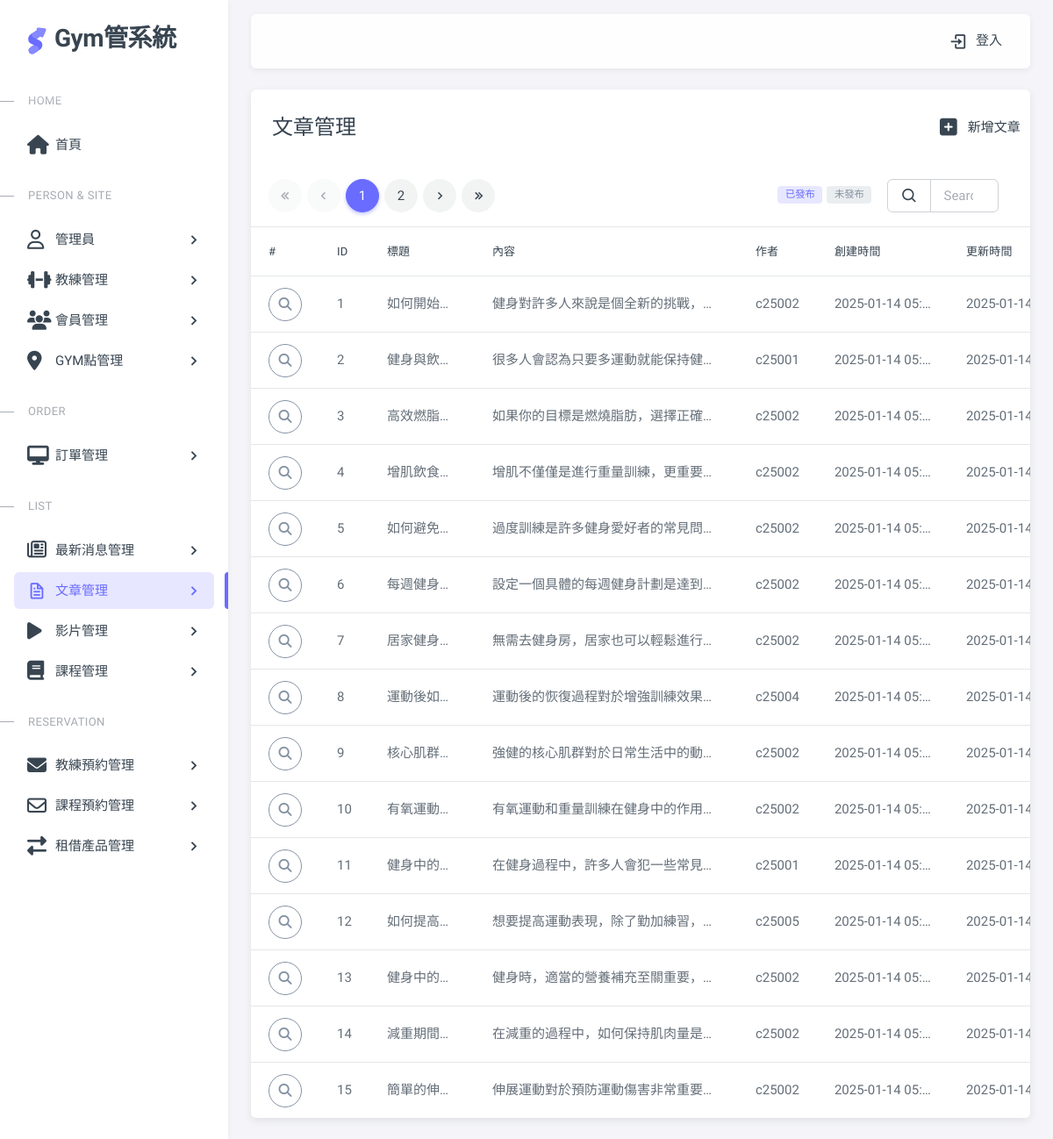
Page /pages/article.php on the committed database.
### tables this page shows
CREATE TABLE articles (
    article_id INTEGER PRIMARY KEY auto_increment,
    title VARCHAR(255),
    content TEXT,
    author_id VARCHAR(50),
    uploadStatus INTEGER,
    created_at TIMESTAMP DEFAULT CURRENT_TIMESTAMP,
    updated_at TIMESTAMP DEFAULT CURRENT_TIMESTAMP
);

### pages/article.php (the view, shortened to what this page needs)
<?php require __DIR__ . '/includes/init.php';?>
<?php
$pageName="article";
$perPage = 15;
$page = isset($_GET['page']) ? intval($_GET['page']) : 1;
$where =" WHERE 1 ";
$t_sql = "SELECT count(*) FROM articles $where";
$totalRows = $pdo->query($t_sql)->fetch(PDO::FETCH_NUM)[0];
if($totalRows>0){
  $sql = sprintf("SELECT * FROM `articles` %s
  LIMIT %s, %s", $where,
  ($page -1) * $perPage,
  $perPage);
  $rows = $pdo->query($sql)->fetchAll();
}
$totalPages = ceil($totalRows/$perPage);
?>
<?php include __DIR__ . '/includes/html-header.php'; ?>
<?php include __DIR__ . '/includes/html-sidebar.php'; ?>
<?php include __DIR__ . '/includes/html-layout-navbar.php'; ?>
<?php include __DIR__ . '/includes/html-content wrapper-start.php'; ?>
<div class="card">
  <div class="row">
    <div class="col-10">
      <h4 class="card-header">文章管理</h4>
    </div>
    <div class="col-2 card-header d-flex align-items-center justify-content-center">
      <a href="article-add.php" class="nav-link">
        <span class="d-none d-sm-block">
        <i class="fa-solid fa-square-plus fa-xl mx-3"></i>新增文章</span>
      </a>
    </div>
  </div>
  <div class="row">
      <div class="col-lg-8 mx-5 ">
        <div class="demo-inline-spacing">
          <nav aria-label="Page navigation ">
            <ul class="pagination">
              <li class="page-item first" <?=$page==1?'disabled':''?> >
                <a class="page-link" href="?page=1"><i class="tf-icon bx bx-chevrons-left bx-sm"></i></a>
              </li>
              <li class="page-item prev <?=$page==1?'disabled':''?>">
                <a class="page-link" href="?page=<?=$page-1?>">
                  <i class="tf-icon bx bx-chevron-left bx-sm"></i>
                </a>
              </li>
              <?php for($i = 1; $i <= $totalPages; $i++):
                  $qs = array_filter($_GET);
                  $qs['page']= $i ?>
                <li class="page-item <?=$page == $i?'active':''?> ">
                  <a class="page-link" href="?<?=http_build_query($qs)?>"><?=$i?></a>
                </li>
              <?php endfor;?>
              <li class="page-item next <?=$page==$totalPages?'disabled':''?>" >
                <a class="page-link" href="?page=<?=$page+1?>"><i class="tf-icon bx bx-chevron-right bx-sm"></i></a>
              </li>
              <li class="page-item last" <?=$page==$totalPages?'disabled':''?>>
                <a class="page-link" href="?page=<?=$totalPages?>"><i class="tf-icon bx bx-chevrons-right bx-sm"></i></a>
              </li>
            </ul>
          </nav>
        </div>
      </div>
      <div class="col-lg-1 d-flex align-items-center justify-content-end p-0">
        <div class="btn-group " role="group" aria-label="Basic example">
            <button type="button" class="btn btn-sm btn-outline-white p-0" id="filter-published">
              <span class="badge bg-label-primary  me-1 " data-status= 1>已發布</span>
            </button>
            <button type="button" class="btn btn-sm btn-outline-white p-0" id="filter-unpublished">
              <span class="badge bg-label-secondary me-1" data-status= 0 >未發布</span>
            </button>
        </div>
      </div>
      <div class="col-lg-2 me-5  d-flex align-items-center justify-content-end">
        <form class="d-flex  ">
            <div class="input-group">
                  <button class="input-group-text">
                    <i class="tf-icons bx bx-search"></i>
                  </button>
              <input type="search" class="form-control" placeholder="Search..." name="keyword" value="<?=empty($_GET['keyword'])?'':htmlentities($_GET['keyword'])?>">
            </div>
        </form>
      </div>
    </div>
  <?php if($totalRows>0):?>
  <div class="table-responsive text-nowrap">
    <table class="table table-hover">
      <thead>
        <tr>
          <th>#</th>
          <th>ID</th>
          <th>標題</th>
          <th>內容</th>
          <th>作者</th>
          <th>創建時間</th>
          <th>更新時間</th>
        </tr>
      </thead>
      <tbody class="table-border-bottom-0">
        <?php foreach($rows as $v):?>
        <tr>
          <td><button type="button" class="btn rounded-pill btn-icon btn-outline-secondary" data-bs-toggle="modal"  data-bs-target="#exLargeModal"  data-article-id="<?=$v['article_id']?>" id="viewBtn">
            <i class="fa-solid fa-magnifying-glass"></i>
          </button></td>
          <td title="<?=$v['article_id']?>"><?=$v['article_id']?></td>
          <td style="max-width: 120px" title="<?=$v['title']?>"><?=$v['title']?></td>
          <td style="max-width: 300px" title="<?=htmlentities($v['content'])?>">
            <?=htmlentities($v['content'])?></td>
          <td title="<?=$v['author_id']?>"><?=$v['author_id']?></td>
          <td style="max-width: 150px" title="<?=$v['created_at']?>"><?=$v['created_at']?></td>
          <td style="max-width: 150px" title="<?=$v['updated_at']?>"><?=$v['updated_at']?></td>
        </tr>
        <?php endforeach;?>
      </tbody>
    </table>
  </div>
  <?php endif?>
</div>
        </div>
<?php include __DIR__ . '/includes/html-content wrapper-end.php'; ?>
<?php include __DIR__ . '/includes/html-footer.php'; ?>

### pages/includes/html-header.php (shortened to what this page needs)
<!DOCTYPE html>
<html lang="en" class="light-style layout-menu-fixed layout-compact " dir="ltr" data-theme="theme-default" data-assets-path="../assets/" data-template="vertical-menu-template-free" data-style="light">
  <head>
    <link rel="stylesheet" href="https://cdnjs.cloudflare.com/ajax/libs/font-awesome/6.7.2/css/all.min.css">
    <link rel="stylesheet" href="../assets/vendor/fonts/boxicons.css" />
    <link rel="stylesheet" href="../assets/vendor/css/core.css" class="template-customizer-core-css" />
    <link rel="stylesheet" href="../assets/vendor/css/theme-default.css" class="template-customizer-theme-css" />
    <link rel="stylesheet" href="../assets/css/demo.css" />
    <link rel="stylesheet" href="../assets/vendor/libs/perfect-scrollbar/perfect-scrollbar.css" />
</head>

### pages/includes/html-sidebar.php (shortened to what this page needs)
<body>
<div class="layout-wrapper layout-content-navbar  ">
  <div class="layout-container">
<aside id="layout-menu" class="layout-menu menu-vertical menu bg-menu-theme">
  <div class="app-brand demo ">
    <a href="home.php" class="app-brand-link">
    <span class="app-brand-logo demo">
    </span>
    <span class="app-brand-text demo menu-text fw-bold ms-2">Gym管系統</span>
    </a>
  </div>
  <div class="menu-inner-shadow"></div>
  <ul class="menu-inner py-1">
    <li class="menu-header small text-uppercase">
      <span class="menu-header-text">home</span>
    </li>
    <li class="menu-item <?= $pageName =='home' ? 'active' : '' ?>">
      <a href="home.php" target="_blank" class="menu-link   ">
        <i class="menu-icon fa-solid fa-house fa-2xs"></i>
        <div class="text-truncate" data-i18n="Support">首頁</div>
      </a>
    </li>
    <li class="menu-header small text-uppercase">
      <span class="menu-header-text">Person & Site</span>
    </li>
    <li class="menu-item <?= in_array($pageName, ['gymAdmin', 'gymAdmin-add', 'gymAdmin-edit']) ? 'active' : '' ?>">
      <a href="gymAdmin.php" target="_blank" class="menu-link  menu-toggle">
        <i class="menu-icon fa-regular fa-user fa-2xs"></i>
        <div class="text-truncate" data-i18n="Support">管理員</div>
      </a>
    </li>
    <li class="menu-item <?= in_array($pageName, ['coach', 'coach-add', 'coach-edit']) ? 'active' : '' ?>">
      <a href="coach.php" target="_blank" class="menu-link  menu-toggle">
        <i class="menu-icon fa-solid fa-dumbbell fa-2xs"></i>
        <div class="text-truncate" data-i18n="Support">教練管理</div>
      </a>
    </li>
    <li class="menu-item <?= in_array($pageName, ['gymMember', 'gymMember-add', 'gymMember-edit']) ? 'active' : '' ?>">
      <a href="gymMember.php" target="_blank" class="menu-link  menu-toggle">
        <i class="menu-icon fa-solid fa-users fa-2xs"></i>
        <div class="text-truncate" data-i18n="Support">會員管理</div>
      </a>
    </li>
    <li class="menu-item <?= in_array($pageName, ['gymSite', 'gymSite-add', 'gymSite-edit']) ? 'active' : '' ?>">
      <a href="#" target="_blank" class="menu-link  menu-toggle">
        <i class="menu-icon fa-solid fa-location-dot fa-2xs"></i>
        <div class="text-truncate" data-i18n="Support">GYM點管理</div>
      </a>
    </li>
    <li class="menu-header small text-uppercase">
      <span class="menu-header-text">Order</span>
    </li>
    <li class="menu-item <?= in_array($pageName, ['order', 'order-add', 'order-edit']) ? 'active' : '' ?>">
      <a href="order.php" target="_blank" class="menu-link  menu-toggle">
        <i class="menu-icon fa-solid fa-desktop fa-2xs"></i>
        <div class="text-truncate" data-i18n="Support">訂單管理</div>
      </a>
    </li>
    <li class="menu-header small text-uppercase">
      <span class="menu-header-text">list</span>
    </li>
    <li class="menu-item  <?= in_array($pageName, ['gymNews', 'gymNews-add', 'gymNews-edit']) ? 'active' : '' ?>">
      <a href="gymNews.php" class="menu-link  menu-toggle">
        <i class="menu-icon fa-regular fa-newspaper fa-2xs"></i>
        <div class="text-truncate" data-i18n="Support">最新消息管理</div>
      </a>
    </li>
    <li class="menu-item <?= in_array($pageName, ['article', 'article-add', 'article-edit']) ? 'active' : '' ?>">
      <a href="article.php" target="_blank" class="menu-link  menu-toggle">
        <i class="menu-icon tf-icons bx bx-file"></i>
        <div class="text-truncate" data-i18n="Support">文章管理</div>
      </a>
    </li>
    <li class="menu-item <?= in_array($pageName, ['videos', 'videos-add', 'videos-edit']) ? 'active' : '' ?>">
      <a href="videos.php" target="_blank" class="menu-link  menu-toggle">
        <i class="menu-icon fa-solid fa-play fa-xs"></i>
        <div class="text-truncate" data-i18n="Support">影片管理</div>
      </a>
    </li>
    <li class="menu-item <?= in_array($pageName, ['class', 'class-add', 'class-edit']) ? 'active' : '' ?>">
      <a href="class.php" target="_blank" class="menu-link  menu-toggle">
        <i class="menu-icon fa-solid fa-book fa-2xs"></i>
        <div class="text-truncate" data-i18n="Support">課程管理</div>
      </a>
    </li>
    <li class="menu-header small text-uppercase">
      <span class="menu-header-text"> Reservation</span>
    </li>
    <li class="menu-item <?= in_array($pageName, ['reserveCoach', 'reserveCoach-add', 'reserveCoach-edit']) ? 'active' : '' ?>">
      <a href="reserveCoach.php" target="_blank" class="menu-link  menu-toggle">
        <i class="menu-icon fa-solid fa-envelope fa-2xs"></i>
        <div class="text-truncate" data-i18n="Support">教練預約管理</div>
      </a>
      </li>
    <li class="menu-item  <?= in_array($pageName, ['appointmentsClass', 'appointmentsClass-add', 'appointmentsClass-edit']) ? 'active' : '' ?>">
        <a href="appointmentsClass.php" target="_blank" class="menu-link  menu-toggle">
          <i class="menu-icon fa-regular fa-envelope"></i>
          <div class="text-truncate" data-i18n="Support">課程預約管理</div>
        </a>
    </li>
    <li class="menu-item  <?= in_array($pageName, ['products', 'products-add', 'products-edit']) ? 'active' : '' ?>">
      <a href="products.php" target="_blank" class="menu-link  menu-toggle">
        <i class="menu-icon fa-solid fa-right-left fa-2xs"></i>
        <div class="text-truncate" data-i18n="Support">租借產品管理</div>
      </a>
    </li>
  </ul>
</aside>

### pages/includes/html-layout-navbar.php (shortened to what this page needs)
<div class="layout-page">
      <nav class="layout-navbar container-xxl navbar navbar-expand-xl navbar-detached align-items-center bg-navbar-theme" id="layout-navbar">
            <div class="navbar-nav-right d-flex align-items-center" id="navbar-collapse">
              <ul class="navbar-nav flex-row align-items-center ms-auto">
                <li class="nav-item">
                  <a class="nav-link" href="login.php">
                      <i class="menu-icon bx bx-log-in me-2"></i>登入
                  </a>
              </li>
              </ul>
            </div>
        </nav>

### pages/includes/html-content wrapper-start.php
 <div class="content-wrapper">
<div class="container-xxl flex-grow-1 container-p-y">

### pages/includes/html-content wrapper-end.php (shortened to what this page needs)
</div>
        </div>
      </div>
    </div>

### pages/includes/html-footer.php
</body>
</html>

### assets/css/demo.css (style rules this page uses)
.menu .app-brand.demo { height: 64px; margin-top: 12px; }
.app-brand-logo.demo svg { width: 22px; height: 38px; }
.app-brand-text.demo { font-size: 1.75rem; letter-spacing: -0.5px; }
.demo-inline-spacing > * { margin: 1rem 0.375rem 0 0 !important; }

### pages/article.php (style rules this page uses)
td { overflow: hidden; text-overflow: ellipsis; white-space: nowrap; }

### rows in the picture
articles: article_id "1", title "如何開始…", content "健身對許多人來說是個全新的挑戰，…", author "c25002", created_at "2025-01-14 05…", updated_at "2025-01-14 05…"
articles: article_id "2", title "健身與飲…", content "很多人會認為只要多運動就能保持健…", author "c25001", created_at "2025-01-14 05…", updated_at "2025-01-14 05…"
articles: article_id "3", title "高效燃脂…", content "如果你的目標是燃燒脂肪，選擇正確…", author "c25002", created_at "2025-01-14 05…", updated_at "2025-01-14 05…"
articles: article_id "4", title "增肌飲食…", content "增肌不僅僅是進行重量訓練，更重要…", author "c25002", created_at "2025-01-14 05…", updated_at "2025-01-14 05…"
articles: article_id "5", title "如何避免…", content "過度訓練是許多健身愛好者的常見問…", author "c25002", created_at "2025-01-14 05…", updated_at "2025-01-14 05…"
articles: article_id "6", title "每週健身…", content "設定一個具體的每週健身計劃是達到…", author "c25002", created_at "2025-01-14 05…", updated_at "2025-01-14 05…"
articles: article_id "7", title "居家健身…", content "無需去健身房，居家也可以輕鬆進行…", author "c25002", created_at "2025-01-14 05…", updated_at "2025-01-14 05…"
articles: article_id "8", title "運動後如…", content "運動後的恢復過程對於增強訓練效果…", author "c25004", created_at "2025-01-14 05…", updated_at "2025-01-14 05…"
articles: article_id "9", title "核心肌群…", content "強健的核心肌群對於日常生活中的動…", author "c25002", created_at "2025-01-14 05…", updated_at "2025-01-14 05…"
articles: article_id "10", title "有氧運動…", content "有氧運動和重量訓練在健身中的作用…", author "c25002", created_at "2025-01-14 05…", updated_at "2025-01-14 05…"
articles: article_id "11", title "健身中的…", content "在健身過程中，許多人會犯一些常見…", author "c25001", created_at "2025-01-14 05…", updated_at "2025-01-14 05…"
articles: article_id "12", title "如何提高…", content "想要提高運動表現，除了勤加練習，…", author "c25005", created_at "2025-01-14 05…", updated_at "2025-01-14 05…"
articles: article_id "13", title "健身中的…", content "健身時，適當的營養補充至關重要，…", author "c25002", created_at "2025-01-14 05…", updated_at "2025-01-14 05…"
articles: article_id "14", title "減重期間…", content "在減重的過程中，如何保持肌肉量是…", author "c25002", created_at "2025-01-14 05…", updated_at "2025-01-14 05…"
articles: article_id "15", title "簡單的伸…", content "伸展運動對於預防運動傷害非常重要…", author "c25002", created_at "2025-01-14 05…", updated_at "2025-01-14 05…"
